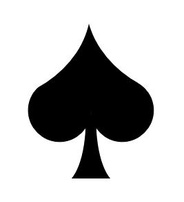
%> input picture Graphics&Vision/ComputerVision/Tutorial 17 & 18/temp2.jpg, 184 x 202 px, shrunk from 267 x 292 before the run
$ octave ght.m   (GNU Octave 9; MATLAB toolbox functions it lacks are replaced by stand-ins)
%> lines starting %> are read from the running program, lines starting %| are printed output that depends on the picture; in (x1, y1, x2, y2) boxes, pixels count from 0 and x2, y2 are one past the last pixel; in counts of white or black regions, pixels touching at a corner belong together; the program's own positions count from 1
close all
clear

% load the template
template = imread('temp2.jpg');
%> template is the input picture: size 202x184x3 uint8; min 0, max 255, mean 190.8
imgBI=im2bw(template);
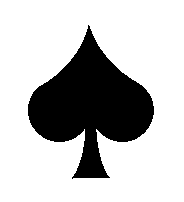
%> imgBI: size 202x184 logical; 74.8% white; 1 black region, box (x1, y1, x2, y2) and area: (28, 25, 154, 179) 9355
g=~imgBI;
%imshow(g)

% find the boundary of the template
B=bwboundaries(g);
%> B = 1 boundary; box (x1, y1, x2, y2) and points: (28, 25, 154, 179) 460
d=cellfun('length',B);%find the length of B
%> d = 460
[max_d,k]=max(d); % find the largest cell of B and return its index
%> max_d = 460; k = 1
b=B{k};
%> b = 460 rows, first 12: [105 29; 104 30; 103 30; 102 30; 101 31; 100 31; 99 31; 98 32; 97 32; 96 33; 95 33; 94 34]
%b=cat(1,B{:});
[M N]=size(g);
%> M = 202; N = 184
%> (the run ends here)

$ run again, with Graphics&Vision/ComputerVision/Tutorial 17 & 18/temp1.jpg copied over Graphics&Vision/ComputerVision/Tutorial 17 & 18/temp2.jpg
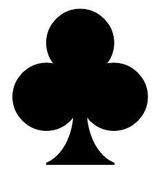
%> input picture Graphics&Vision/ComputerVision/Tutorial 17 & 18/temp1.jpg, 160 x 178 px, shrunk from 232 x 257 before the run
%> template is the input picture: size 178x160x3 uint8; min 0, max 255, mean 143.8
%> `imgBI=im2bw(template);`:
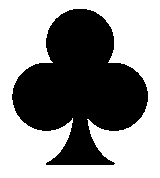
%> imgBI: size 178x160 logical; 56.4% white; 1 black region, box (x1, y1, x2, y2) and area: (12, 9, 148, 165) 12428
%> B = 1 boundary; box (x1, y1, x2, y2) and points: (12, 9, 148, 165) 560
%> d = 560
%> k = 1
%> b = 560 rows, first 12: [95 13; 94 14; 93 14; 92 14; 91 14; 90 14; 89 14; 88 15; 87 15; 86 15; 85 16; 84 16]

$ run again, with Graphics&Vision/ComputerVision/Tutorial 17 & 18/temp3.jpg copied over Graphics&Vision/ComputerVision/Tutorial 17 & 18/temp2.jpg
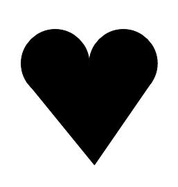
%> input picture Graphics&Vision/ComputerVision/Tutorial 17 & 18/temp3.jpg, 178 x 187 px, shrunk from 257 x 271 before the run
%> template is the input picture: size 187x178x3 uint8; min 0, max 255, mean 167.5
%> `imgBI=im2bw(template);`:
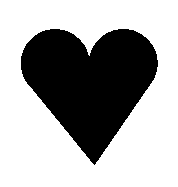
%> imgBI: size 187x178 logical; 65.7% white; 1 black region, box (x1, y1, x2, y2) and area: (21, 29, 158, 165) 11425
%> B = 1 boundary; box (x1, y1, x2, y2) and points: (21, 29, 158, 165) 381
%> d = 381
%> k = 1
%> b = 381 rows, first 12: [57 22; 56 23; 55 23; 54 23; 53 24; 52 24; 51 24; 50 25; 49 25; 48 26; 47 26; 46 27]
